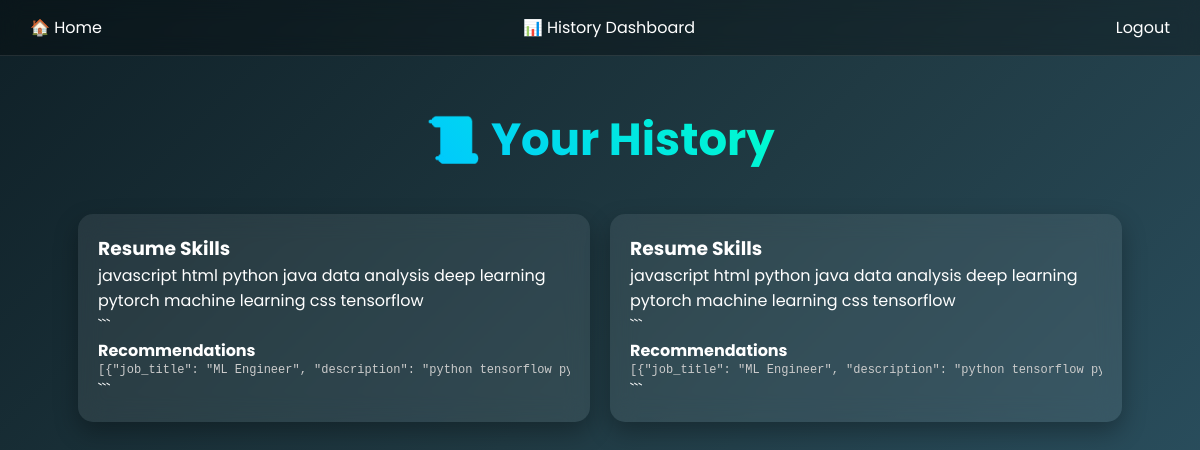
Screenshot of /history (signed in) with the database file from the repository.
### tables this page shows
CREATE TABLE history(
        id INTEGER PRIMARY KEY AUTOINCREMENT,
        username TEXT,
        resume TEXT,
        results TEXT
    );

### app/app.py (the view)
@app.route("/history")
def history():
    if not session.get("user"):
        return redirect("/login")
    conn = sqlite3.connect("database.db")
    c = conn.cursor()
    c.execute("SELECT * FROM history WHERE username=?", (session["user"],))
    data = c.fetchall()
    return render_template("history.html", data=data)

### app/templates/history.html (shortened to what this page needs)
<!DOCTYPE html>
<html>
<head>
    <link rel="stylesheet" href="{{ url_for('static', filename='style.css') }}">
</head>
<body>
<div class="topbar">
    <div>
        <a href="/">🏠 Home</a>
    </div>
    <div>
        📊 History Dashboard
    </div>
    <div>
        <a href="/logout">Logout</a>
    </div>
</div>
<div class="container">
<h1>📜 Your History</h1>
{% if data %}
<div class="history-grid">
{% for row in data %}
<div class="history-card">
    <h3>Resume Skills</h3>
    <p>{{ row[2] }}</p>
```
<h4>Recommendations</h4>
<pre>{{ row[3] }}</pre>
```
</div>
{% endfor %}
</div>
{% else %}
<p>No history found</p>
{% endif %}
</div>
</body>
</html>

### app/static/style.css (style rules this page uses)
* { margin: 0; padding: 0; box-sizing: border-box; }
body { font-family: 'Poppins', sans-serif; background: linear-gradient(135deg, #0f2027, #203a43, #2c5364); color: white; animation: fadeIn 0.8s ease; }
.topbar { display: flex; justify-content: space-between; align-items: center; padding: 15px 30px; background: rgba(0,0,0,0.3); backdrop-filter: blur(10px); border-bottom: 1px solid rgba(255,255,255,0.1); }
.topbar a { color: white; text-decoration: none; }
.container { display: flex; flex-direction: column; align-items: center; padding: 50px 20px; min-height: 80vh; }
h1 { font-size: 45px; margin-bottom: 10px; background: linear-gradient(45deg,#00c6ff,#00ffcc); -webkit-background-clip: text; color: transparent; }
.history-grid { display: grid; grid-template-columns: repeat(auto-fit,minmax(300px,1fr)); gap: 20px; width: 90%; margin-top: 30px; }
.history-card { background: rgba(255,255,255,0.08); padding: 20px; border-radius: 15px; backdrop-filter: blur(12px); box-shadow: 0 10px 25px rgba(0,0,0,0.3); transition: 0.3s; }
.history-card pre { font-size: 12px; color: #ccc; overflow-x: auto; }

### rows the page displays
history: resume "javascript html python java data analysis deep learning pytorch machine learning css tensorflow", results "[{\"job_title\": \"ML Engineer\", \"description\": \"python tensorflow…"
history: resume "javascript html python java data analysis deep learning pytorch machine learning css tensorflow", results "[{\"job_title\": \"ML Engineer\", \"description\": \"python tensorflow…"
